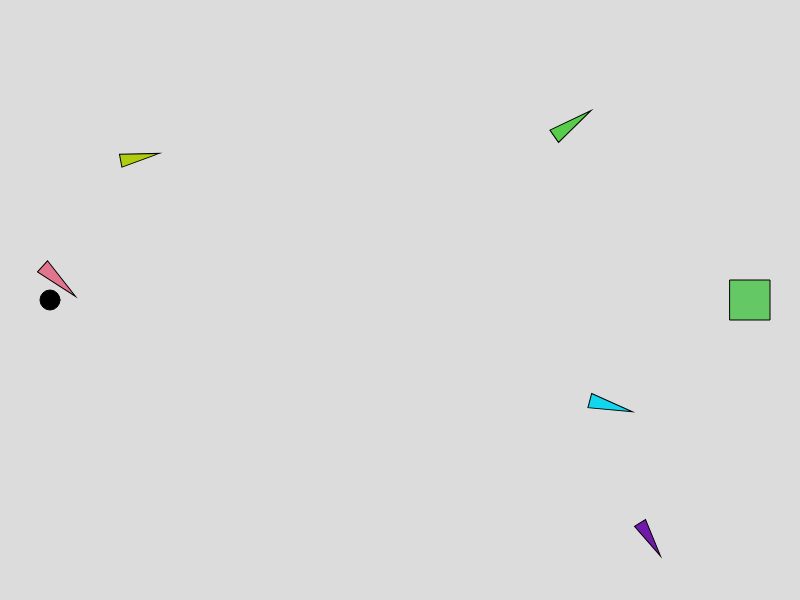
Frame 1 (no input)
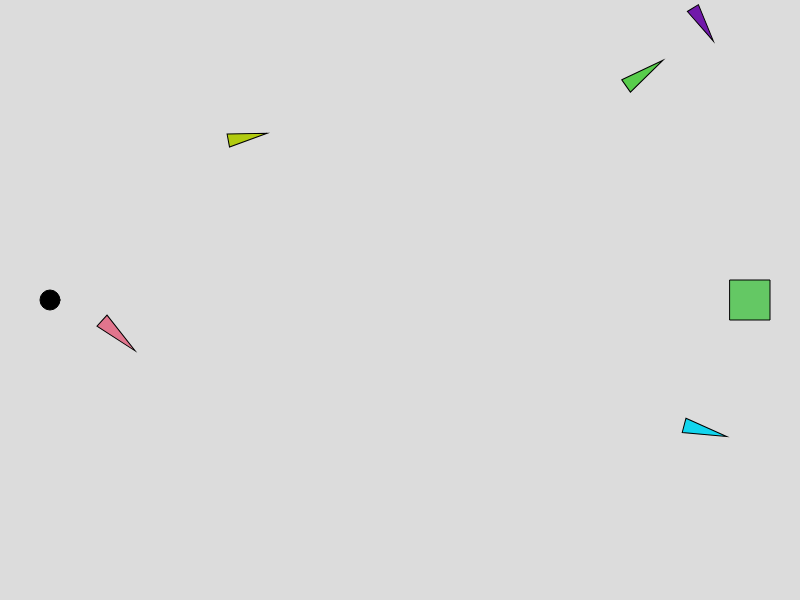
Frame 60 (no input)
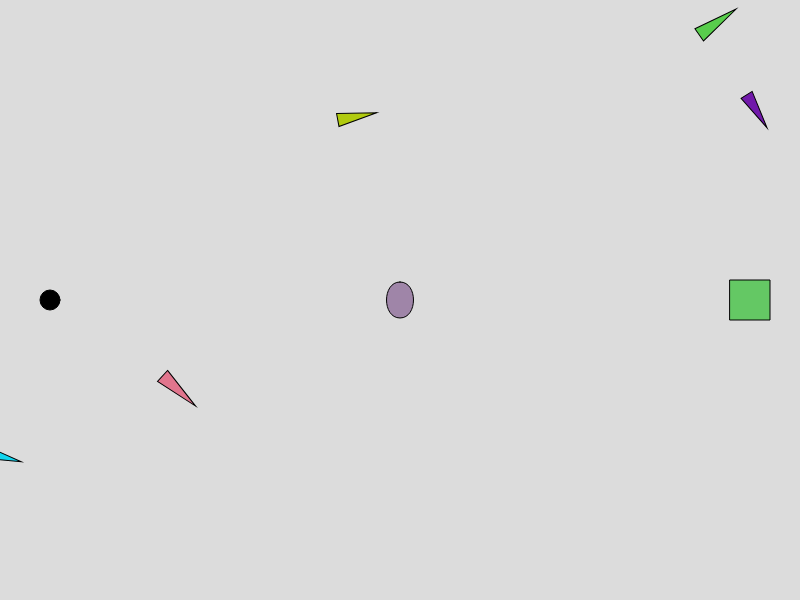
Frame 120 (the mouse pressed at the canvas centre since frame 60)

The p5.js sketch that drew these frames (run headless with seeded random() and noise() and a simulated clock; from frame 60 on, the mouse is pressed at the canvas centre):

// p5.js sketch
// ── sketch.js
let arrows = []; // moving obstacles
let hearts = []; // added stationary obstacles
let exit;
let player;
let win = false;

function setup() {
  createCanvas(800, 600);
  player = createVector(50, height / 2);

  for (let i = 0; i < 5; i++) {
    let x = random(width);
    let y = random(height);
    let size = random(30, 50);
    arrows.push(new Arrow(x, y, size, randomColor()));
  }


  exit = createVector(width - 50, height / 2);
}

function draw() {
  background(220);


  fill(100, 200, 100);
  rect(exit.x - 20, exit.y - 20, 40, 40);

 
  for (let arrow of arrows) {
    arrow.update();
    arrow.display();
  }

 
  for (let heart of hearts) {
    heart.display();
  }


  fill(0);
  ellipse(player.x, player.y, 20);

  handleMovement();


  if (dist(player.x, player.y, exit.x, exit.y) < 30) {
    win = true;
  }

  if (win) {
    textSize(32);
    fill(0, 150, 0);
    textAlign(CENTER, CENTER);
    text("YOU WIN!!!!!!", width / 2, height / 2);
  }
}

function mousePressed() {

  hearts.push(new Heart(mouseX, mouseY, random(30, 50), randomColor()));
}

function handleMovement() {
  if (keyIsDown(LEFT_ARROW)) player.x -= 3;
  if (keyIsDown(RIGHT_ARROW)) player.x += 3;
  if (keyIsDown(UP_ARROW)) player.y -= 3;
  if (keyIsDown(DOWN_ARROW)) player.y += 3;

 
  player.x = constrain(player.x, 0, width);
  player.y = constrain(player.y, 0, height);
}

class Arrow {
  constructor(x, y, size, col) {
    this.pos = createVector(x, y);
    this.size = size;
    this.col = col;
    this.speed = p5.Vector.random2D().mult(random(1, 3));
  }

  update() {
    this.pos.add(this.speed);


    if (this.pos.x > width) this.pos.x = 0;
    if (this.pos.x < 0) this.pos.x = width;
    if (this.pos.y > height) this.pos.y = 0;
    if (this.pos.y < 0) this.pos.y = height;
  }

  display() {
    push();
    translate(this.pos.x, this.pos.y);
    rotate(this.speed.heading());

    fill(this.col);
    stroke(0);
    strokeWeight(1);


    beginShape();
    vertex(-this.size / 2, -this.size / 6);
    vertex(this.size / 2, 0);
    vertex(-this.size / 2, this.size / 6);
    endShape(CLOSE);
    pop();
  }
}

class Heart {
  constructor(x, y, size, col) {
    this.x = x;
    this.y = y;
    this.size = size;
    this.col = col;
  }

  display() {
    push();
    translate(this.x, this.y);
    fill(this.col);
    stroke(0);
    strokeWeight(1);

    beginShape();
    vertex(0, -this.size / 2);
    bezierVertex(this.size / 2, -this.size / 2, this.size / 2, this.size / 2, 0, this.size / 2);
    bezierVertex(-this.size / 2, this.size / 2, -this.size / 2, -this.size / 2, 0, -this.size / 2);
    endShape(CLOSE);
    pop();
  }
}

function randomColor() {
  return color(random(255), random(255), random(255));
}
